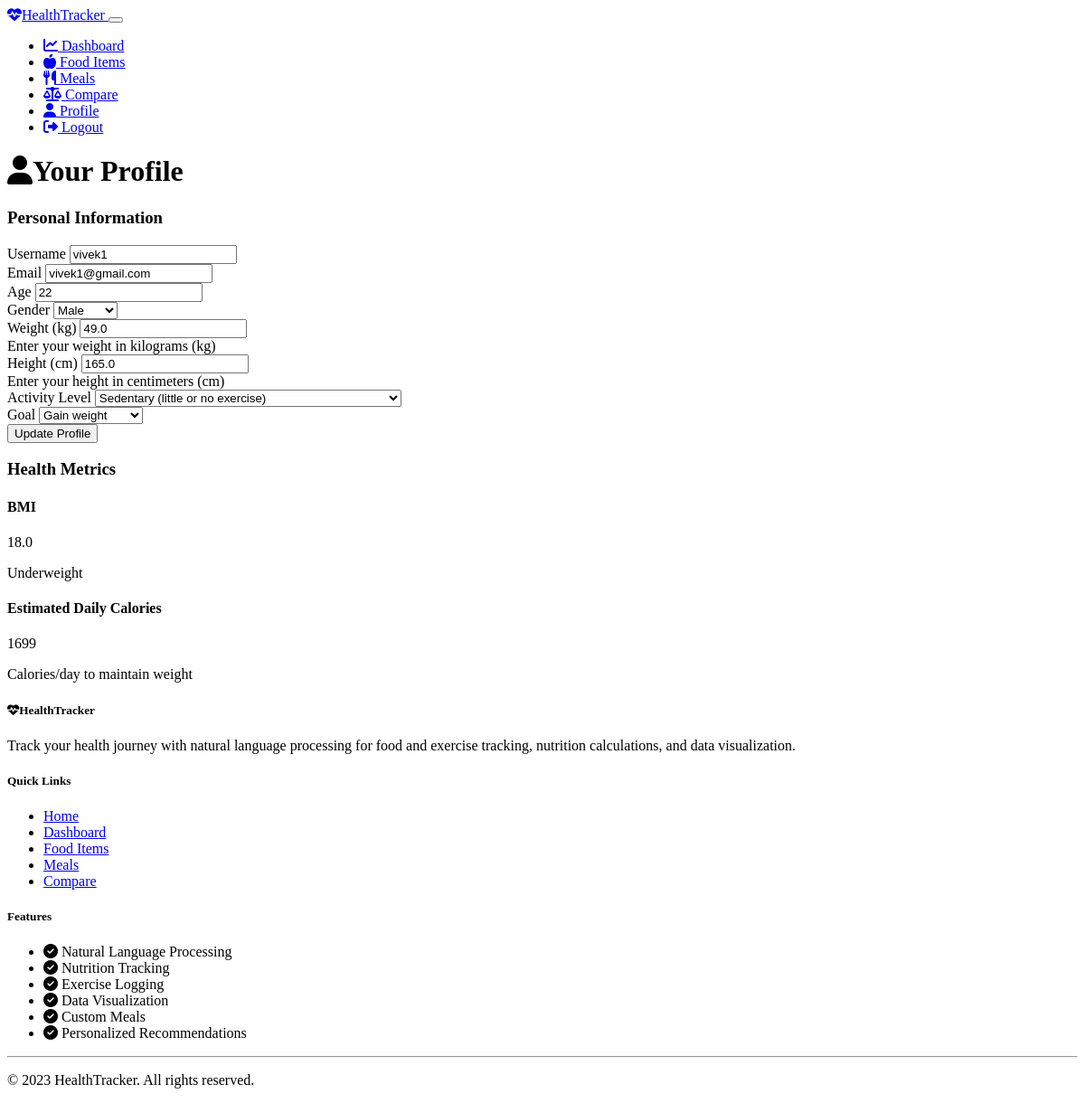
The page /profile (signed in) on the database its author committed.
### models.py (models this page shows, shortened)
class User(UserMixin, db.Model):
    id = db.Column(db.Integer, primary_key=True)
    username = db.Column(db.String(64), unique=True, nullable=False)
    email = db.Column(db.String(120), unique=True, nullable=False)
    password_hash = db.Column(db.String(256), nullable=False)
    created_at = db.Column(db.DateTime,default=lambda: datetime.now(pytz.timezone('Asia/Kolkata')).date())
    weight = db.Column(db.Float)
    height = db.Column(db.Float)
    age = db.Column(db.Integer)
    gender = db.Column(db.String(10))
    activity_level = db.Column(db.String(20))
    motive = db.Column(db.String(20))  # 'lose', 'maintain', 'gain'
    custom_items = db.relationship('CustomItem', backref='user', lazy=True)
    meals = db.relationship('Meal', backref='user', lazy=True)
    food_logs = db.relationship('FoodLog', backref='user', lazy=True)
    exercise_logs = db.relationship('ExerciseLog', backref='user', lazy=True)

### routes.py (the view, shortened to what this page needs)
@app.route('/profile', methods=['GET', 'POST'])
@login_required
def profile():
    form = ProfileForm()
    if request.method == 'GET':
        form.username.data = current_user.username
        form.email.data = current_user.email
        form.weight.data = current_user.weight
        form.height.data = current_user.height
        form.age.data = current_user.age
        form.gender.data = current_user.gender
        form.activity_level.data = current_user.activity_level
        form.motive.data = current_user.motive
    return render_template('profile.html', form=form)

### app.py (called while the page is built)
@login_manager.user_loader
def load_user(user_id):
    from models import User
    return User.query.get(int(user_id))

### templates/profile.html (shortened to what this page needs)
{% extends "base.html" %}
{% block content %}
<div class="row justify-content-center">
    <div class="col-md-8">
        <h1 class="mb-4"><i class="fas fa-user me-2"></i>Your Profile</h1>
        <div class="card border-0 shadow-sm">
            <div class="card-header bg-transparent py-3">
                <h3 class="h5 mb-0">Personal Information</h3>
            </div>
            <div class="card-body p-4">
                <form method="POST" action="{{ url_for('profile') }}">
                    <div class="row">
                        <div class="col-md-6 mb-3">
                            {{ form.username.label(class="form-label") }}
                            {% if form.username.errors %}
                                {{ form.username(class="form-control is-invalid") }}
                                <div class="invalid-feedback">
                                    {% for error in form.username.errors %}
                                        {{ error }}
                                    {% endfor %}
                                </div>
                            {% else %}
                                {{ form.username(class="form-control") }}
                            {% endif %}
                        </div>
                        <div class="col-md-6 mb-3">
                            {{ form.email.label(class="form-label") }}
                            {% if form.email.errors %}
                                {{ form.email(class="form-control is-invalid") }}
                                <div class="invalid-feedback">
                                    {% for error in form.email.errors %}
                                        {{ error }}
                                    {% endfor %}
                                </div>
                            {% else %}
                                {{ form.email(class="form-control") }}
                            {% endif %}
                        </div>
                    </div>
                    <div class="row">
                        <div class="col-md-6 mb-3">
                            {{ form.age.label(class="form-label") }}
                            {% if form.age.errors %}
                                {{ form.age(class="form-control is-invalid") }}
                                <div class="invalid-feedback">
                                    {% for error in form.age.errors %}
                                        {{ error }}
                                    {% endfor %}
                                </div>
                            {% else %}
                                {{ form.age(class="form-control") }}
                            {% endif %}
                        </div>
                        <div class="col-md-6 mb-3">
                            {{ form.gender.label(class="form-label") }}
                            {% if form.gender.errors %}
                                {{ form.gender(class="form-select is-invalid") }}
                                <div class="invalid-feedback">
                                    {% for error in form.gender.errors %}
                                        {{ error }}
                                    {% endfor %}
                                </div>
                            {% else %}
                                {{ form.gender(class="form-select") }}
                            {% endif %}
                        </div>
                    </div>
                    <div class="row">
                        <div class="col-md-6 mb-3">
                            {{ form.weight.label(class="form-label") }}
                            {% if form.weight.errors %}
                                {{ form.weight(class="form-control is-invalid") }}
                                <div class="invalid-feedback">
                                    {% for error in form.weight.errors %}
                                        {{ error }}
                                    {% endfor %}
                                </div>
                            {% else %}
                                {{ form.weight(class="form-control") }}
                            {% endif %}
                            <div class="form-text">Enter your weight in kilograms (kg)</div>
                        </div>
                        <div class="col-md-6 mb-3">
                            {{ form.height.label(class="form-label") }}
                            {% if form.height.errors %}
                                {{ form.height(class="form-control is-invalid") }}
                                <div class="invalid-feedback">
                                    {% for error in form.height.errors %}
                                        {{ error }}
                                    {% endfor %}
                                </div>
                            {% else %}
                                {{ form.height(class="form-control") }}
                            {% endif %}
                            <div class="form-text">Enter your height in centimeters (cm)</div>
                        </div>
                    </div>
                    <div class="mb-3">
                        {{ form.activity_level.label(class="form-label") }}
                        {% if form.activity_level.errors %}
                            {{ form.activity_level(class="form-select is-invalid") }}
                            <div class="invalid-feedback">
                                {% for error in form.activity_level.errors %}
                                    {{ error }}
                                {% endfor %}
                            </div>
                        {% else %}
                            {{ form.activity_level(class="form-select") }}
                        {% endif %}
                    </div>
                    <div class="mb-4">
                        {{ form.motive.label(class="form-label") }}
                        {% if form.motive.errors %}
                            {{ form.motive(class="form-select is-invalid") }}
                            <div class="invalid-feedback">
                                {% for error in form.motive.errors %}
                                    {{ error }}
                                {% endfor %}
                            </div>
                        {% else %}
                            {{ form.motive(class="form-select") }}
                        {% endif %}
                    </div>
                    <div class="d-grid">
                        {{ form.submit(class="btn btn-primary btn-lg") }}
                    </div>
                </form>
            </div>
        </div>
        {% if current_user.weight and current_user.height %}
            <div class="card border-0 shadow-sm mt-4">
                <div class="card-header bg-transparent py-3">
                    <h3 class="h5 mb-0">Health Metrics</h3>
                </div>
                <div class="card-body p-4">
                    <div class="row">
                        <div class="col-md-6 mb-3 mb-md-0">
                            <div class="card text-center h-100">
                                <div class="card-body">
                                    <h4 class="mb-3">BMI</h4>
                                    {% set bmi = (current_user.weight / ((current_user.height / 100) ** 2))|round(1) %}
                                    <div class="display-4 fw-bold mb-3">{{ bmi }}</div>
                                    <p class="mb-0">
                                        {% if bmi < 18.5 %}
                                            <span class="badge bg-warning">Underweight</span>
                                        {% elif bmi < 25 %}
                                            <span class="badge bg-success">Normal</span>
                                        {% elif bmi < 30 %}
                                            <span class="badge bg-warning">Overweight</span>
                                        {% else %}
                                            <span class="badge bg-danger">Obese</span>
                                        {% endif %}
                                    </p>
                                </div>
                            </div>
                        </div>
                        <div class="col-md-6">
                            <div class="card text-center h-100">
                                <div class="card-body">
                                    <h4 class="mb-3">Estimated Daily Calories</h4>
                                    {% set bmr = 0 %}
                                    {% if current_user.gender == 'male' %}
                                        {% set bmr = (10 * current_user.weight + 6.25 * current_user.height - 5 * current_user.age + 5)|int %}
                                    {% elif current_user.gender == 'female' %}
                                        {% set bmr = (10 * current_user.weight + 6.25 * current_user.height - 5 * current_user.age - 161)|int %}
                                    {% else %}
                                        {% set bmr = (10 * current_user.weight + 6.25 * current_user.height - 5 * current_user.age - 78)|int %}
                                    {% endif %}
                                    {% set activity_multiplier = 1.2 %}
                                    {% if current_user.activity_level == 'sedentary' %}
                                        {% set activity_multiplier = 1.2 %}
                                    {% elif current_user.activity_level == 'light' %}
                                        {% set activity_multiplier = 1.375 %}
                                    {% elif current_user.activity_level == 'moderate' %}
                                        {% set activity_multiplier = 1.55 %}
                                    {% elif current_user.activity_level == 'active' %}
                                        {% set activity_multiplier = 1.725 %}
                                    {% elif current_user.activity_level == 'very_active' %}
                                        {% set activity_multiplier = 1.9 %}
                                    {% endif %}
                                    {% set tdee = (bmr * activity_multiplier)|int %}
                                    <div class="display-4 fw-bold mb-3">{{ tdee }}</div>
                                    <p class="mb-0 text-muted">Calories/day to maintain weight</p>
                                </div>
                            </div>
                        </div>
                    </div>
                </div>
            </div>
        {% endif %}
    </div>
</div>
{% endblock %}

### rows shown on the page
User: username "vivek1", email "vivek1@gmail.com", age "22", gender "Male", weight "49.0", height "165.0", activity_level "Sedentary (little or no exercise)", motive "Gain weight"

### other values the page prints
{{ bmi }} "18.0"
{{ tdee }} "1699"
